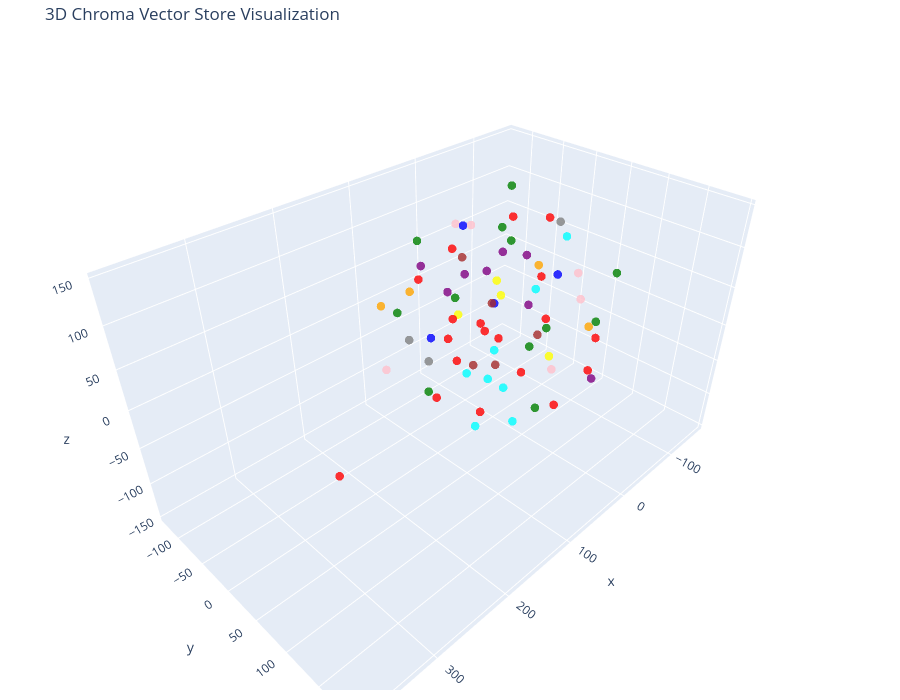

Notebook cell for this chart:
### Code cell
# 3D representation of the OpenAI vector store

display_3D_of_the_vector_store(oai_vector_store)

### Figure 1 — Plotly figure (JSON) as saved in the notebook; plotly's stock layout.template omitted (floating-point values rounded to 4 significant figures)
{"data": [{"hoverinfo": "text", "marker": {"color": ["red", "red", "red", "red", "red", "red", "red", "red", "red", "red", "green", "green", "green", "green", "green", "green", "purple", "purple", "purple", "purple", "purple", "purple", "purple", "purple", "cyan", "cyan", "cyan", "cyan", "cyan", "cyan", "cyan", "cyan", "orange", "orange", "orange", "orange", "pink", "pink", "pink", "pink", "pink", "pink", "blue", "blue", "gray", "gray", "gray", "blue", "blue", "brown", "brown", "brown", "brown", "brown", "green", "green", "green", "green", "green", "green", "yellow", "yellow", "yellow", "yellow", "red", "red", "red", "red", "red", "red", "red", "red", "red"], "opacity": 0.8, "size": 5}, "mode": "markers", "text": ["Type: company<br>Text: # Branch Network\n\nQ-Transfer operates branches that support customer onboarding, account assistance,...", "Type: company<br>Text: ## Branches\n\n| Branch ID | City | Country | Type | Status |\n|---|---|---|---|---|\n| BR-LAG-001 | Lag...", "Type: company<br>Text: ## Branch Responsibilities\n\nBranches may assist with customer onboarding, identity verification, acc...", "Type: company<br>Text: # Q-Transfer Company Overview\n\nQ-Transfer is a fictional fintech company used for a RAG engineering ...", "Type: company<br>Text: ## Business Profile\n\n- Industry: Financial technology\n- Core services: Local transfers, internationa...", "Type: company<br>Text: ## Core Departments\n\nQ-Transfer operates through Engineering, Product, Operations, Customer Support,...", "Type: company<br>Text: ## Important Principle\n\nCustomer funds and company operating funds must be treated separately. Finan...", "Type: company<br>Text: # Organisation Structure\n\nQ-Transfer uses a functional organisational structure.\n\n## Executive Funct...", "Type: company<br>Text: ## Business Functions\n\nEngineering manages software platforms and infrastructure. Operations manages...", "Type: company<br>Text: ## Escalation\n\nOperational incidents should normally begin with the relevant team lead. Material fin...", "Type: compliance<br>Text: # AML and CFT Controls\n\nAnti-Money Laundering and Countering the Financing of Terrorism controls hel...", "Type: compliance<br>Text: A transaction being unusual does not automatically mean that it is illegal. Alerts require appropria...", "Type: compliance<br>Text: # Regulatory Reporting\n\nQ-Transfer maintains processes for regulatory reporting in jurisdictions whe...", "Type: compliance<br>Text: # Sanctions Screening\n\nQ-Transfer screens relevant customers and transactions against applicable san...", "Type: compliance<br>Text: ## Escalation\n\nConfirmed or unresolved high-risk matches must follow the company's sanctions escalat...", "Type: compliance<br>Text: # Transaction Monitoring\n\nTransaction monitoring identifies activity that may require investigation....", "Type: customers<br>Text: # Customer Complaints\n\nA complaint is an expression of dissatisfaction about a Q-Transfer product, s...", "Type: customers<br>Text: # Customer Profiles\n\nQ-Transfer supports individual and business customers.\n\n## Customer Lifecycle\n\n...", "Type: customers<br>Text: ## Synthetic Customer Examples\n\n| Customer ID | Type | Country | Verification | Risk Level | Status ...", "Type: customers<br>Text: All customer examples are fictional.\n\n## Data Protection\n\nCustomer information must only be accessed...", "Type: customers<br>Text: # Customer Support\n\nCustomer Support handles account questions, transaction enquiries, verification ...", "Type: customers<br>Text: ## Escalation\n\nCases involving suspected fraud, account takeover, sanctions concerns, privacy incide...", "Type: customers<br>Text: # Customer KYC and Verification\n\nKnow Your Customer procedures help Q-Transfer establish who its cus...", "Type: customers<br>Text: ## Business Verification\n\nBusiness customers may require company registration information, ownership...", "Type: employees<br>Text: # Employee Records\n\nQ-Transfer maintains employee records for employment administration and access m...", "Type: employees<br>Text: | Employee ID | Name         | Department       | Role               | Branch  | Status |\n| --------...", "Type: employees<br>Text: | EMP-1003    | Miriam Cole  | Operations       | Operations Manager | London  | Active |\n| EMP-1004...", "Type: employees<br>Text: These records are fictional and contain no real employee information.\n\n## Record Categories\n\nEmploye...", "Type: employees<br>Text: # Employee Onboarding and Offboarding\n\n## Onboarding\n\nNew employees complete identity verification, ...", "Type: employees<br>Text: ## Access Review\n\nManagers are responsible for confirming that access matches the employee's current...", "Type: employees<br>Text: # Employee Roles and Access\n\nQ-Transfer uses role-based access control.\n\n## Examples\n\nCustomer Suppo...", "Type: employees<br>Text: Finance employees can access accounting and reconciliation information required for their duties.\n\nE...", "Type: finance<br>Text: # Ledger and Reconciliation\n\nQ-Transfer maintains financial records that support accurate accounting...", "Type: finance<br>Text: ## Exceptions\n\nA reconciliation mismatch should be investigated and documented. Financial adjustment...", "Type: finance<br>Text: # Month-End Financial Close\n\nFinance performs a controlled month-end close.\n\n## Typical Activities\n\n...", "Type: finance<br>Text: # Treasury Operations\n\nTreasury manages liquidity, funding, settlement positions, and financial expo...", "Type: investments<br>Text: # Investment Accounts\n\nCustomers may have an investment account separate from their normal transfer ...", "Type: investments<br>Text: These examples are fictional.\n\nInvestment transactions should have appropriate records for orders, c...", "Type: investments<br>Text: # Investment Products\n\nQ-Transfer offers investment features through supported investment products.\n...", "Type: investments<br>Text: ## Customer Information\n\nInvestment information should clearly distinguish expected or historical pe...", "Type: investments<br>Text: # Investment Risk\n\nInvestment products can involve different levels and types of risk.\n\nCustomers sh...", "Type: investments<br>Text: Customer-facing information must accurately describe the product and avoid presenting investments as...", "Type: operations<br>Text: # Service Levels\n\nQ-Transfer tracks service performance across customer support and transaction oper...", "Type: operations<br>Text: # Transaction Operations\n\nOperations monitors transaction processing and handles operational excepti...", "Type: policies<br>Text: # Employee Acceptable Use\n\nEmployees must use Q-Transfer systems only for legitimate business purpos...", "Type: policies<br>Text: # Data Retention\n\nQ-Transfer retains business records for periods determined by applicable law, regu...", "Type: policies<br>Text: # Third-Party Management\n\nQ-Transfer relies on external providers such as banking partners, payment ...", "Type: products<br>Text: # Q-Transfer Product Catalogue\n\n## Transfer Products\n\n### Local Transfer\nDomestic money movement wit...", "Type: products<br>Text: ### Money Market Select\nA fictional product providing exposure to short-term money-market instrument...", "Type: risk<br>Text: # Fraud Management\n\nFraud controls protect customers and Q-Transfer from unauthorised or deceptive a...", "Type: risk<br>Text: Customer safety and preservation of evidence are important during investigations....", "Type: risk<br>Text: # Incident Management\n\nAn incident is an event that negatively affects customers, financial processi...", "Type: risk<br>Text: Detect → classify → contain → investigate → resolve → communicate → document → review.\n\nMajor incide...", "Type: risk<br>Text: # Risk Management\n\nQ-Transfer manages several categories of risk.\n\n## Major Risk Categories\n\n- Finan...", "Type: support<br>Text: # Frequently Asked Questions\n\n## Why is my transfer pending?\n\nA transfer may remain pending because ...", "Type: support<br>Text: ## Why is my verification taking longer?\n\nAdditional verification may be required because informatio...", "Type: support<br>Text: ## Are investment returns guaranteed?\n\nInvestment returns should not be described as guaranteed unle...", "Type: support<br>Text: # Internal Knowledge Base Rules\n\nThis knowledge base is designed for an internal RAG assistant.\n\n## ...", "Type: support<br>Text: 1. Use retrieved company information as the primary source.\n2. Do not invent company policies, custo...", "Type: support<br>Text: ## Example\n\nIf asked \"What is the exact regulatory reporting deadline for country X?\" the assistant ...", "Type: technology<br>Text: # Business Continuity and Disaster Recovery\n\nQ-Transfer maintains continuity plans for critical serv...", "Type: technology<br>Text: Business continuity exercises should be performed periodically and lessons should be documented....", "Type: technology<br>Text: # Data Security\n\nQ-Transfer protects customer, employee, transaction, and financial information.\n\n##...", "Type: technology<br>Text: # Technology Architecture\n\nQ-Transfer uses a service-oriented digital platform.\n\n## Major Components...", "Type: transfers<br>Text: # Fees and Foreign Exchange\n\nQ-Transfer may charge transfer fees and may apply an exchange-rate marg...", "Type: transfers<br>Text: ## Example\n\nA customer sends GBP 1,000 to a recipient receiving NGN. The final received amount depen...", "Type: transfers<br>Text: # International Money Transfers\n\nInternational transfers involve sending funds between supported cou...", "Type: transfers<br>Text: ## Important Considerations\n\nInternational transfers may be affected by cut-off times, weekends, pub...", "Type: transfers<br>Text: # Local Money Transfers\n\nQ-Transfer supports domestic transfers in supported markets.\n\n## Typical Fl...", "Type: transfers<br>Text: ## Failed Transfers\n\nFailed transactions should be investigated using transaction status, error info...", "Type: transfers<br>Text: # Refunds and Reversals\n\nRefunds and reversals are controlled financial operations.\n\n## Common Reaso...", "Type: transfers<br>Text: # Transaction Records\n\nEach transfer should have a unique transaction identifier.\n\n## Synthetic Tran...", "Type: transfers<br>Text: These records are synthetic examples.\n\n## Auditability\n\nTransaction records should allow authorised ..."], "type": "scatter3d", "x": [42.04, -22.18, 78.26, 32.37, -64.49, 378.9, -51.67, 89.67, 106.8, -74.52, 49.25, -69.43, 11.43, 58.09, -97.36, -33.25, -61.39, -16.58, -13.47, -45.77, 42.2, -64.85, 33.73, 7.631, -69.32, -2.238, -119.3, 58.25, -4.934, 36.63, -8.205, 12.89, 26.3, -33.06, 97.85, 36.86, -22.89, -80.49, -5.434, -111.9, -67.83, 129.6, 80.06, -13.03, -56.59, 66.03, 127.6, 27.79, -23.89, -47.15, 36.28, 79.59, -47.76, 87.84, 24.54, -100.8, -87.28, 57.69, 139.7, -36.17, -93.86, -20.77, 40.61, 86.87, 107.2, -129.0, -153.7, 4.439, -121.7, 86.31, -8.377, 20.54, 5.905], "y": [12.42, -87.78, 104.6, 96.63, -51.6, 194.3, -126.6, 58.72, 6.325, -45.12, -83.28, 112.2, 26.02, 111.1, -81.57, -102.7, 101.6, 33.31, -66.78, 2.955, -40.77, -50.87, -94.68, -11.44, 1.403, 31.39, 4.809, 22.7, -6.568, -13.35, -18.3, 25.96, -125.1, 107.8, -95.94, 85.52, -92.14, 53.7, -49.86, 39.72, 36.87, -53.76, -29.96, -16.36, 39.38, -84.18, 16.28, -30.69, 65.81, -50.26, 32.05, 18.44, 25.78, 44.9, 71.03, -1.057, 81.6, -59.6, -17.96, -17.02, -84.26, 65.89, 39.94, 20.33, 77.79, 57.48, -49.5, -77.92, -31.55, -42.07, 129.6, -53.46, 98.39], "z": [11.66, -121.6, 8.631, 50.64, -87.97, 120.7, 22.83, -63.94, -63.02, 87.0, 84.31, 72.09, 109.8, -46.49, 53.17, -33.53, -73.43, 20.29, 23.11, 63.04, 31.17, 40.94, 41.7, 56.86, 7.159, -146.9, 62.35, -124.2, -56.74, -74.4, -108.7, -88.05, -9.171, 16.47, 12.19, 111.8, 78.94, 45.36, 97.16, -8.976, -95.76, -42.63, -10.24, 3.001, 113.9, -44.91, 3.278, 113.9, 69.97, -25.44, -39.02, 111.9, -38.74, -7.299, -0.4141, -65.11, -12.71, -116.0, 54.73, 145.9, -24.3, -38.13, 59.33, 46.42, 60.86, -66.66, 58.67, -68.98, -8.499, 64.52, -20.28, -20.94, -78.39]}], "layout": {"height": 700, "margin": {"b": 10, "l": 10, "r": 10, "t": 40}, "scene": {"xaxis": {"title": {"text": "x"}}, "yaxis": {"title": {"text": "y"}}, "zaxis": {"title": {"text": "z"}}}, "title": {"text": "3D Chroma Vector Store Visualization"}, "width": 900}}
